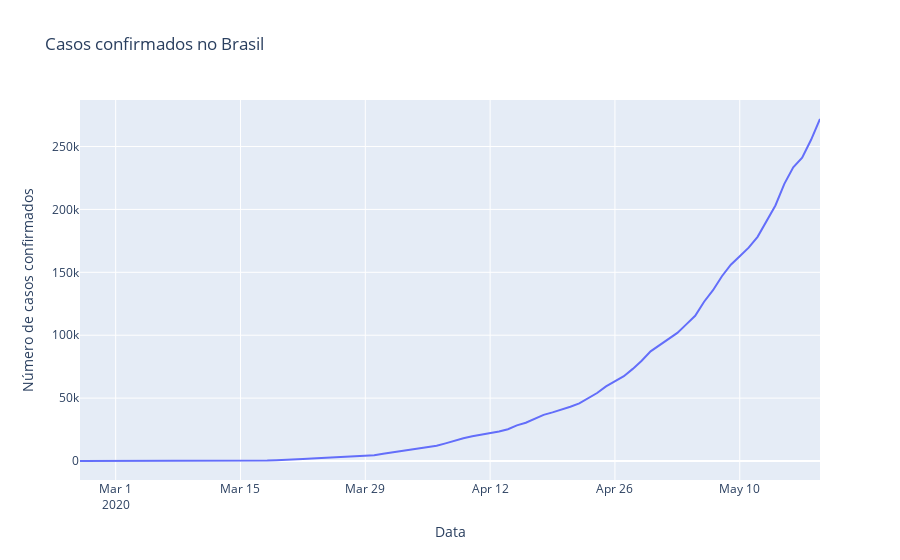

Source (notebook cell):
### Code cell
# Gráfico da evolução de casos confirmados
px.line(brasil, 'observationdate', 'confirmed',
        labels={'observationdate':'Data', 'confirmed':'Número de casos confirmados'},
       title='Casos confirmados no Brasil')
